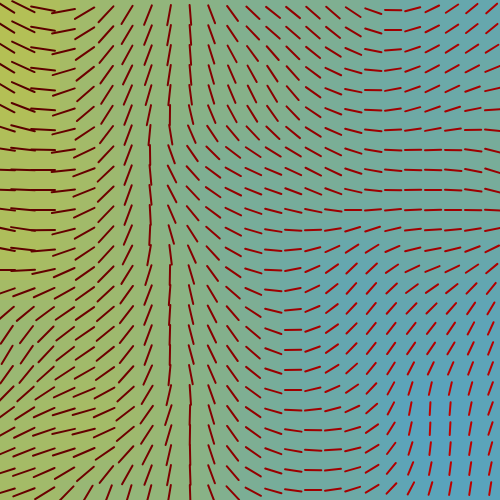
Frame 1 (no input)
Frame 60 (no input): identical to frame 1, image omitted
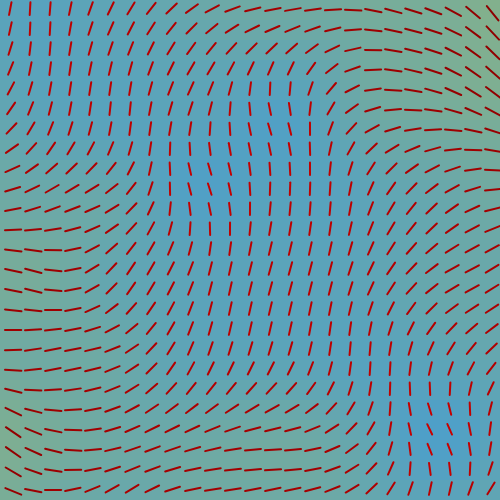
Frame 120 (the mouse pressed at the canvas centre since frame 60)

The p5.js sketch that drew these frames (run headless with seeded random() and noise() and a simulated clock; from frame 60 on, the mouse is pressed at the canvas centre):

// p5.js sketch
// ── sketch.js
var stepSize = 20;
var t = 0;

function setup() {
  createCanvas(500, 500);
}
///////////////////////////////////////////////////////////////////////
function draw() {
  background(125);

  colorGrid();
  compassGrid();
}
///////////////////////////////////////////////////////////////////////
function colorGrid(){
  // your code here
    fill(255);
    stroke(color(0));
    var blue = color(30,144,255);
    var yellow = color(255,216,0);
    // STEP 3:
    var factor = map(mouseX, 0, width, 0, 1);
    
    // STEP 1:
    for (var y = 0; y < 25; y++) {
    for (var x = 0; x < 25; x++) {
        // STEP 2: 
        var tx = (x*3 + frameCount*factor) * 0.01;
        var ty = (y*3 + frameCount*factor) * 0.01;
        var n = noise(tx, ty);
        var c = lerpColor(blue, yellow, n); // implementation: changing the color between blue and yellow instead
        fill(c);
        noStroke();
        rect(x * 20, y * 20, stepSize, stepSize);
    }
    }
    
    
}
///////////////////////////////////////////////////////////////////////
function compassGrid(){
        fill(255);
        stroke(color(0));
        strokeWeight(2);
        var red = color(255, 0, 0);
        var black = color(0);
        var factor = map(mouseX, 0, width, 0, 1);
        // STEP 4: 
        for(var x = 0; x < 25; x++){
        for( var y =0; y < 25; y ++){
            push();
            translate(x*20 + 10, y*20 +10);
            // STEP 6:
            var mRotate = map(mouseX, 0, width, 360, 0);
            // STEP 5:
            var tx = (x*3 + frameCount*factor) * 0.01;
            var ty = (y*3 + frameCount*factor) * 0.01;
            var n = noise(tx, ty);
            var angle = map(n, 0, 1, 0, 720);
            var length = map(n, 0, 1, 0, 30); 
            var c = lerpColor(red, black, n); // implementation: change compass lines color with mouseX
            rotate(radians(angle));
            stroke(color(c));
            line(0, -5, 0, length); // implementation: change compass lines length with mouseX
            pop();
        }
    }
    
}
